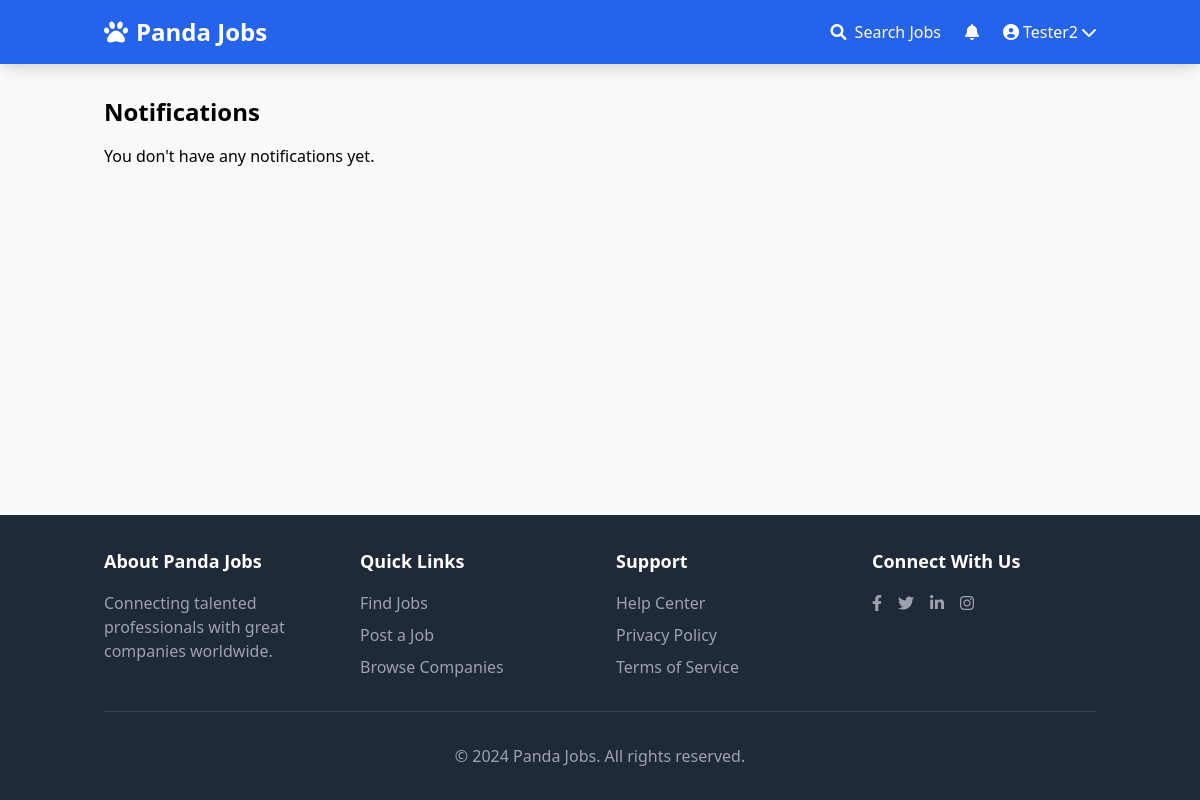
The page /notifications/ (signed in) on the database as committed earlier.
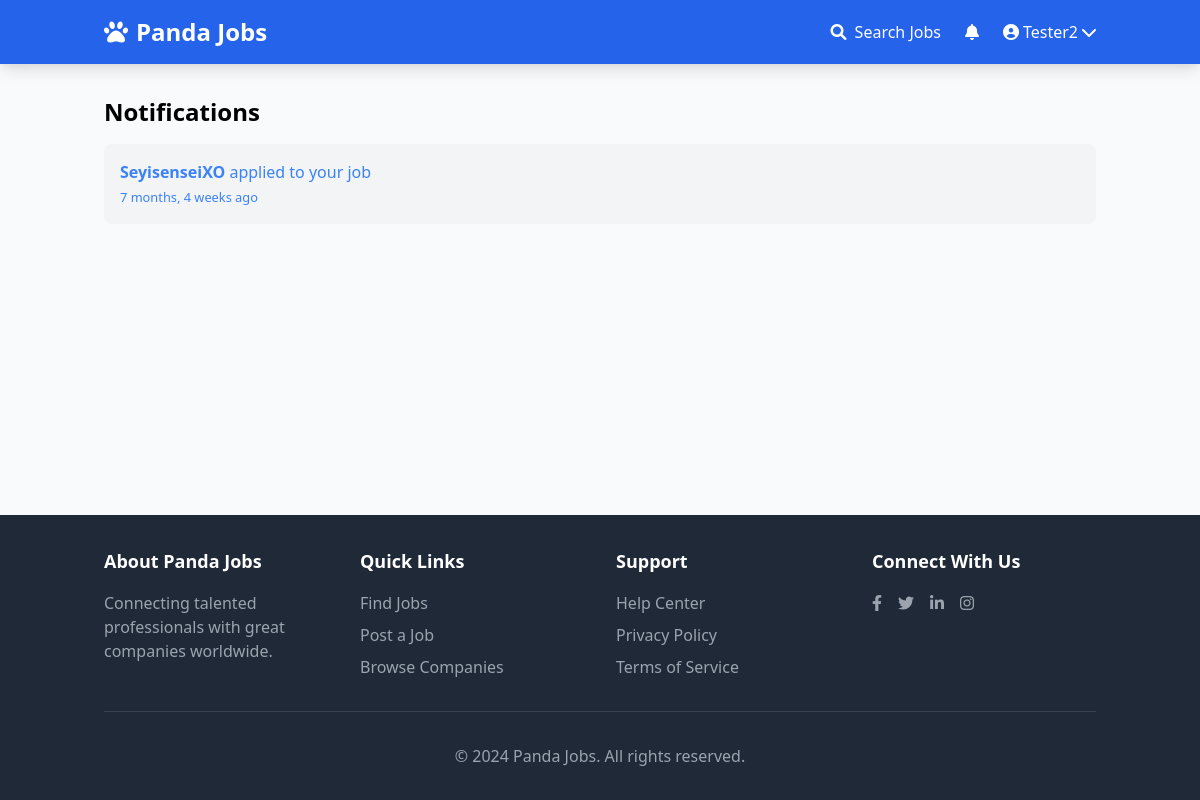
The same page on the database as committed later.
### apps/notifications/models.py (models this page shows)
class Notification(models.Model):
    MESSAGE = 'message'
    APPLICATION = 'application'
    CHOICES = (
        (MESSAGE, 'Message'),
        (APPLICATION, 'Application'),
    )
    to_user = models.ForeignKey(User, related_name='notifications', on_delete=models.CASCADE)
    notification_type = models.CharField(max_length=20, choices=CHOICES)
    is_read = models.BooleanField(default=False)
    extra_id = models.IntegerField(null=True, blank=True)
    created_at = models.DateTimeField(auto_now_add=True)
    created_by = models.ForeignKey(User, related_name='creatednotifications', on_delete=models.CASCADE)
    class Meta:
        ordering = ['-created_at']

### apps/notifications/views.py (the view, shortened to what this page needs)
# urls.py: path('', notifications, name='notifications'),
@login_required
def notifications(request):
    goto = request.GET.get('goto', '')
    notification_id = request.GET.get('notification', 0)
    extra_id = request.GET.get('extra_id', 0)
    return render(request, 'notifications.html')

### apps/notifications/context_processors.py (called while the page is built)
def notification(request):
    if request.user.is_authenticated:
        return {'notifications': request.user.notifications.filter(is_read=False)}
    else:
        return {'notifications': []}

### apps/notifications/templates/notifications.html (shortened to what this page needs)
{% extends 'base.html' %}
{% block content %}
    <div class="container mx-auto">
        <h1 class="text-2xl font-bold mb-4">Notifications</h1>
        {% if not notifications %}
            <p>You don't have any notifications yet.</p>
        {% endif %}
        {% for notification in notifications %}
            <div class="bg-gray-100 p-4 mb-4 rounded-lg">
                <p>
                    {% if notification.notification_type == 'message' %}
                        <a href="{% url 'notifications' %}?goto=view_application&notification={{ notification.id }}&extra_id={{ notification.extra_id }}" class="text-blue-500">
                            <strong>{{ notification.created_by.username }}</strong> sent you a message<br>
                            <small>{{ notification.created_at | timesince }} ago</small>
                        </a>
                    {% elif notification.notification_type == 'application' %}
                        <a href="{% url 'notifications' %}?goto=view_application&notification={{ notification.id }}&extra_id={{ notification.extra_id }}" class="text-blue-500">
                            <strong>{{ notification.created_by.username }}</strong> applied to your job<br>
                            <small>{{ notification.created_at | timesince }} ago</small>
                        </a>
                    {% endif %}
                </p>
            </div>
        {% endfor %}
    </div>
{% endblock %}

Rows that differ between the two databases and show on the page:
added Notification: created_by.username "SeyisenseiXO", created_at "7 months, 4 weeks"
Other text that changed with them:
text no longer shown: "You don't have any notifications yet."
